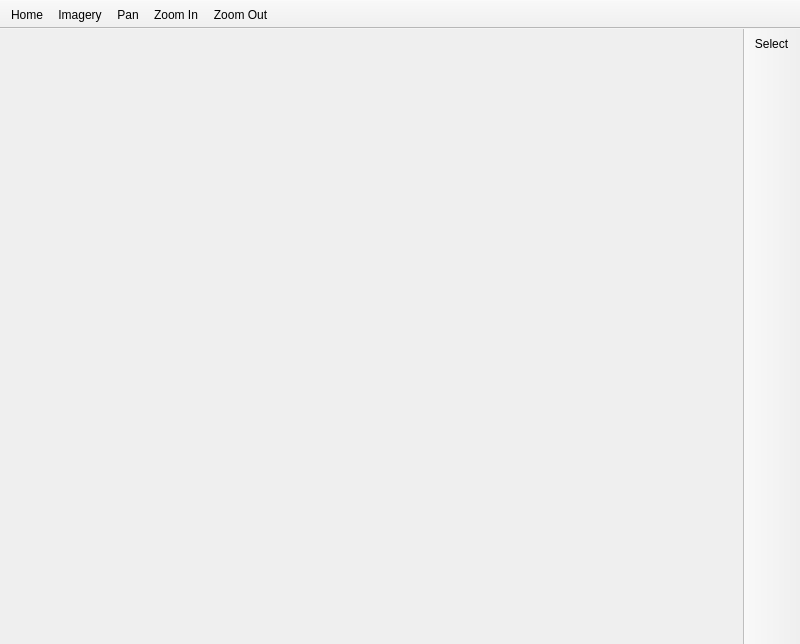
<?xml version="1.0" encoding="UTF-8"?>
<ui version="4.0">
 <class>CanvasWidget</class>
 <widget class="QMainWindow" name="CanvasWidget">
  <property name="geometry">
   <rect>
    <x>0</x>
    <y>0</y>
    <width>800</width>
    <height>644</height>
   </rect>
  </property>
  <property name="windowTitle">
   <string>MainWindow</string>
  </property>
  <property name="iconSize">
   <size>
    <width>48</width>
    <height>48</height>
   </size>
  </property>
  <property name="toolButtonStyle">
   <enum>Qt::ToolButtonTextUnderIcon</enum>
  </property>
  <widget class="QWidget" name="mainwidget">
   <layout class="QGridLayout" name="gridLayout">
    <property name="margin">
     <number>0</number>
    </property>
    <item row="0" column="0">
     <widget class="QgsMapCanvas" name="canvas" native="true"/>
    </item>
   </layout>
  </widget>
  <widget class="HideableToolbar" name="projecttoolbar">
   <property name="windowTitle">
    <string>toolBar</string>
   </property>
   <property name="movable">
    <bool>false</bool>
   </property>
   <property name="floatable">
    <bool>false</bool>
   </property>
   <attribute name="toolBarArea">
    <enum>TopToolBarArea</enum>
   </attribute>
   <attribute name="toolBarBreak">
    <bool>false</bool>
   </attribute>
   <addaction name="actionHome"/>
   <addaction name="actionRaster"/>
   <addaction name="actionPan"/>
   <addaction name="actionZoom_In"/>
   <addaction name="actionZoom_Out"/>
  </widget>
  <widget class="HideableToolbar" name="toolsToolBar">
   <property name="windowTitle">
    <string>toolBar</string>
   </property>
   <property name="movable">
    <bool>false</bool>
   </property>
   <property name="allowedAreas">
    <set>Qt::NoToolBarArea</set>
   </property>
   <property name="floatable">
    <bool>false</bool>
   </property>
   <attribute name="toolBarArea">
    <enum>RightToolBarArea</enum>
   </attribute>
   <attribute name="toolBarBreak">
    <bool>false</bool>
   </attribute>
   <addaction name="actionInfo"/>
  </widget>
  <action name="actionHome">
   <property name="icon">
    <iconset resource="../resources.qrc">
     <normaloff>:/icons/home</normaloff>:/icons/home</iconset>
   </property>
   <property name="text">
    <string>Home</string>
   </property>
  </action>
  <action name="actionRaster">
   <property name="icon">
    <iconset resource="../resources.qrc">
     <normaloff>:/icons/photo</normaloff>:/icons/photo</iconset>
   </property>
   <property name="text">
    <string>Imagery</string>
   </property>
  </action>
  <action name="actionPan">
   <property name="checkable">
    <bool>true</bool>
   </property>
   <property name="icon">
    <iconset resource="../resources.qrc">
     <normaloff>:/icons/pan</normaloff>:/icons/pan</iconset>
   </property>
   <property name="text">
    <string>Pan</string>
   </property>
  </action>
  <action name="actionZoom_In">
   <property name="checkable">
    <bool>true</bool>
   </property>
   <property name="icon">
    <iconset resource="../resources.qrc">
     <normaloff>:/icons/in</normaloff>:/icons/in</iconset>
   </property>
   <property name="text">
    <string>Zoom In</string>
   </property>
  </action>
  <action name="actionZoom_Out">
   <property name="checkable">
    <bool>true</bool>
   </property>
   <property name="icon">
    <iconset resource="../resources.qrc">
     <normaloff>:/icons/out</normaloff>:/icons/out</iconset>
   </property>
   <property name="text">
    <string>Zoom Out</string>
   </property>
  </action>
  <action name="actionInfo">
   <property name="checkable">
    <bool>true</bool>
   </property>
   <property name="icon">
    <iconset resource="../resources.qrc">
     <normaloff>:/icons/select</normaloff>:/icons/select</iconset>
   </property>
   <property name="text">
    <string>Select</string>
   </property>
  </action>
 </widget>
 <customwidgets>
  <customwidget>
   <class>QgsMapCanvas</class>
   <extends>QWidget</extends>
   <header>qgis.gui</header>
   <container>1</container>
  </customwidget>
  <customwidget>
   <class>HideableToolbar</class>
   <extends>QToolBar</extends>
   <header>roam.gui</header>
  </customwidget>
 </customwidgets>
 <resources>
  <include location="../resources.qrc"/>
 </resources>
 <connections/>
</ui>
